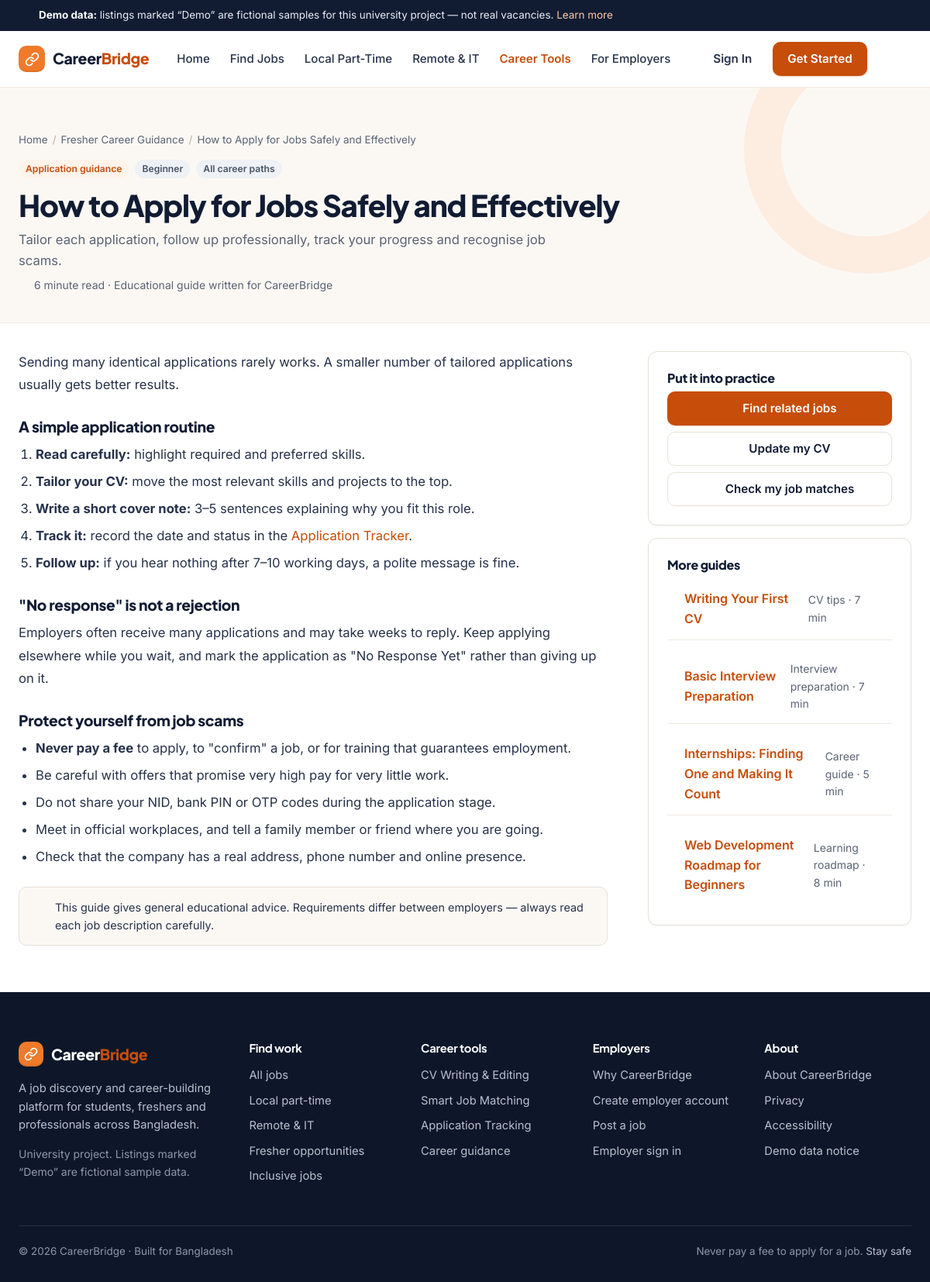
/careerbridge/guide.php?slug=job-application-guidance, run on the app's committed database.
### tables this page shows
CREATE TABLE guides (
  id           INT UNSIGNED AUTO_INCREMENT PRIMARY KEY,
  slug         VARCHAR(120) NOT NULL,
  title        VARCHAR(180) NOT NULL,
  career_path  VARCHAR(60) NOT NULL,
  level        ENUM('Beginner','Intermediate') NOT NULL DEFAULT 'Beginner',
  type         VARCHAR(40) NOT NULL,
  summary      VARCHAR(300) NOT NULL,
  read_minutes TINYINT UNSIGNED NOT NULL DEFAULT 5,
  content      LONGTEXT NOT NULL,
  sort_order   SMALLINT NOT NULL DEFAULT 0,
  UNIQUE KEY uq_guide_slug (slug),
  KEY idx_guide_path (career_path, level)
);

### careerbridge/includes/bootstrap.php (called while the page is built, shortened)
<?php
function base_path(): string
{
    static $base = null;
    if ($base !== null) return $base;
    $appRoot = str_replace('\\', '/', (string) realpath(__DIR__ . '/..'));
    $docRoot = str_replace('\\', '/', (string) realpath($_SERVER['DOCUMENT_ROOT'] ?? ''));
    $base = '';
    if ($docRoot !== '' && stripos($appRoot, $docRoot) === 0) {
        $base = substr($appRoot, strlen($docRoot));
    }
    return $base = rtrim($base, '/');
}
function url(string $path = ''): string
{
    return base_path() . '/' . ltrim($path, '/');
}
function db(): PDO
{
    static $pdo = null;
    if ($pdo instanceof PDO) return $pdo;
    $dsn = sprintf('mysql:host=%s;port=%d;dbname=%s;charset=utf8mb4', DB_HOST, DB_PORT, DB_NAME);
    try {
        $pdo = new PDO($dsn, DB_USER, DB_PASS, [
            PDO::ATTR_ERRMODE            => PDO::ERRMODE_EXCEPTION,
            PDO::ATTR_DEFAULT_FETCH_MODE => PDO::FETCH_ASSOC,
            PDO::ATTR_EMULATE_PREPARES   => true,
        ]);
        $pdo->exec("SET time_zone = '+06:00'");
    } catch (PDOException $ex) {
        render_setup_error($ex->getMessage());
    }
    return $pdo;
}
function e($value): string
{
    return htmlspecialchars((string) ($value ?? ''), ENT_QUOTES | ENT_SUBSTITUTE, 'UTF-8');
}
require_once __DIR__ . '/icons.php';

### careerbridge/guide.php (the view, shortened to what this page needs)
<?php
require __DIR__ . '/includes/bootstrap.php';
$slug = (string) ($_GET['slug'] ?? '');
$st = db()->prepare('SELECT * FROM guides WHERE slug = ?');
$st->execute([$slug]);
$g = $st->fetch();
$rel = db()->prepare('SELECT slug, title, type, read_minutes FROM guides WHERE slug <> ? ORDER BY (career_path = ?) DESC, sort_order LIMIT 4');
$rel->execute([$g['slug'], $g['career_path']]);
$related = $rel->fetchAll();
$pathQuery = ['Web Development' => 'remote.php?category=web-development', 'Digital Marketing' => 'remote.php?category=digital-marketing', 'Design' => 'remote.php?category=design', 'IT Support' => 'remote.php?category=it-support', 'Local Part-Time' => 'local.php'];
$jobsLink = $pathQuery[$g['career_path']] ?? 'freshers.php#jobs';
require __DIR__ . '/includes/partials/header.php';
?>
<section class="page-hero">
  <div class="container">
    <ol class="breadcrumbs"><li><a href="<?= e(url('index.php')) ?>">Home</a></li><li><a href="<?= e(url('freshers.php')) ?>">Fresher Career Guidance</a></li><li aria-current="page"><?= e($g['title']) ?></li></ol>
    <div class="guide-meta"><span class="badge badge-brand"><?= e($g['type']) ?></span><span class="badge badge-grey"><?= e($g['level']) ?></span><span class="badge badge-grey"><?= e($g['career_path']) ?></span></div>
    <h1><?= e($g['title']) ?></h1>
    <p class="lead"><?= e($g['summary']) ?></p>
    <p class="small muted mt-2 mb-0"><?= icon('clock', '', 16) ?> <?= (int) $g['read_minutes'] ?> minute read · Educational guide written for CareerBridge</p>
  </div>
</section>
<div class="container detail-layout" style="padding-top:36px;padding-bottom:60px">
  <article class="article">
    <div class="prose"><?= $g['content']  ?></div>
    <div class="notice mt-4"><?= icon('info', '', 18) ?><div>This guide gives general educational advice. Requirements differ between employers — always read each job description carefully.</div></div>
  </article>
  <aside class="sticky-side">
    <div class="card card-pad">
      <h2 style="font-size:1rem">Put it into practice</h2>
      <div class="stack-sm">
        <a class="btn btn-primary btn-block" href="<?= e(url($jobsLink)) ?>"><?= icon('briefcase', '', 18) ?> Find related jobs</a>
        <a class="btn btn-outline btn-block" href="<?= e(url('cv-builder.php')) ?>"><?= icon('pen', '', 18) ?> Update my CV</a>
        <a class="btn btn-outline btn-block" href="<?= e(url('matching.php')) ?>"><?= icon('target', '', 18) ?> Check my job matches</a>
      </div>
    </div>
    <?php if ($related): ?>
      <div class="card card-pad">
        <h2 style="font-size:1rem">More guides</h2>
        <ul class="list-plain" style="display:grid;gap:12px">
          <?php foreach ($related as $r): ?>
            <li><a href="<?= e(url('guide.php?slug=' . $r['slug'])) ?>" style="font-weight:600"><?= e($r['title']) ?></a><div class="small muted"><?= e($r['type']) ?> · <?= (int) $r['read_minutes'] ?> min</div></li>
          <?php endforeach; ?>
        </ul>
      </div>
    <?php endif; ?>
  </aside>
</div>
<?php require __DIR__ . '/includes/partials/footer.php'; ?>

### data on the page
guides: title "How to Apply for Jobs Safely and Effectively", type "Application guidance", level "Beginner", career_path "All career paths", summary "Tailor each application, follow up professionally, track your progress and recognise job scams.", read_minutes "6", content "Sending many identical applications rarely works. A smaller number of tailored applications usually gets better results. A simple application routine Read carefully: highlight required and preferred skills. Tailor your CV: move the most relevant skills and projects to the top. Write a short cover note: 3–5 sentences explaining why you fit this role. Track it: record the date and status in the Application Tracker . Follow up: if you hear nothing after 7–10 working days, a polite message is fine. \"No response\" is not a rejection Employers often receive many applications and may take weeks to reply. Keep applying elsewhere while you wait, and mark the application as \"No Response Yet\" rather…"

### other printed values
$label "Home"
$label "Find Jobs"
$label "Local Part-Time"
$label "Remote & IT"
$label "Career Tools"
$label "For Employers"
$r['title'] "Writing Your First CV"
$r['type'] "CV tips"
$r['read_minutes'] "7"
$r['title'] "Basic Interview Preparation"
$r['type'] "Interview preparation"
$r['title'] "Internships: Finding One and Making It Count"
$r['type'] "Career guide"
$r['read_minutes'] "5"
$r['title'] "Web Development Roadmap for Beginners"
